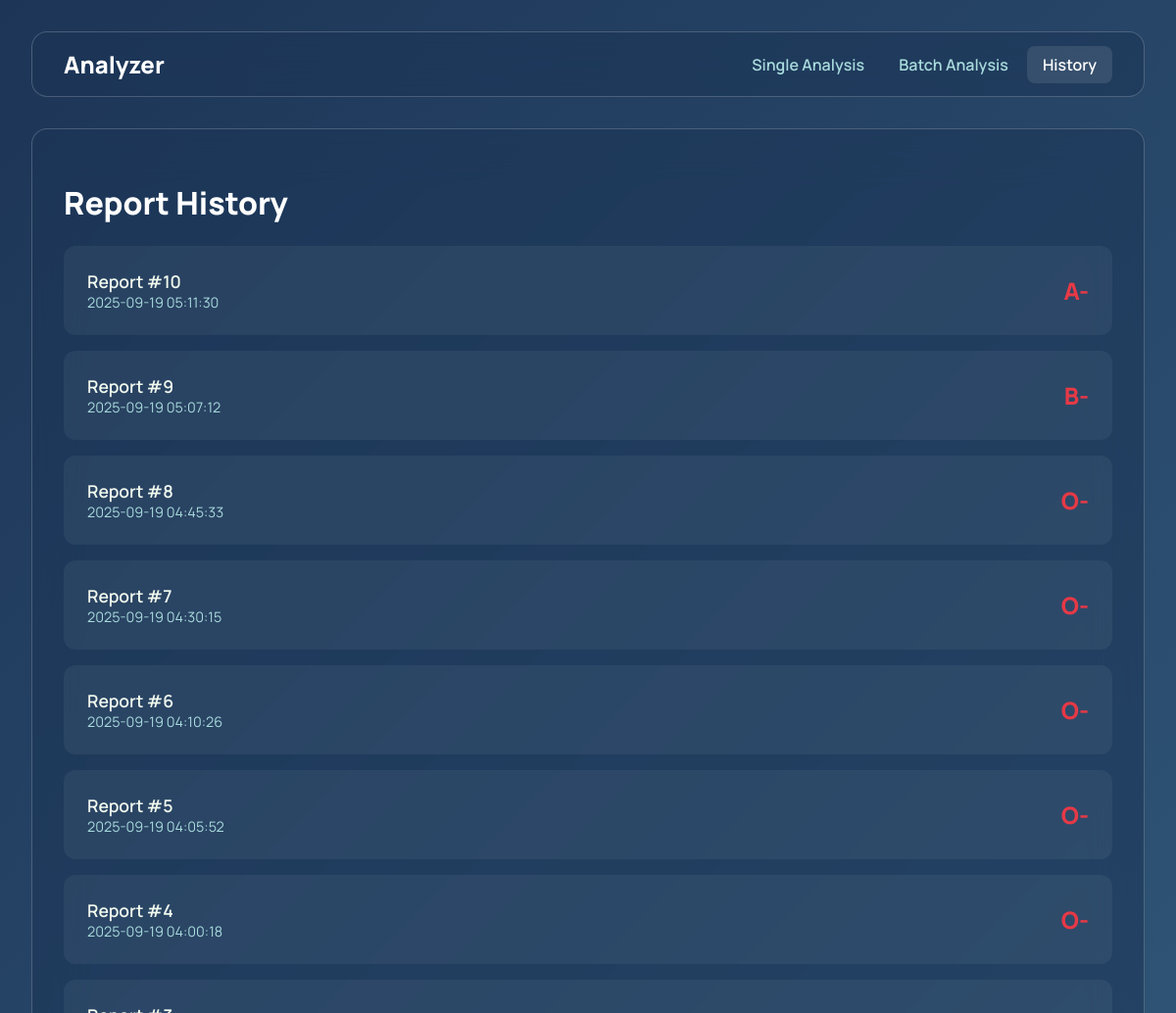
Before: /history (upper part) with the older database file.
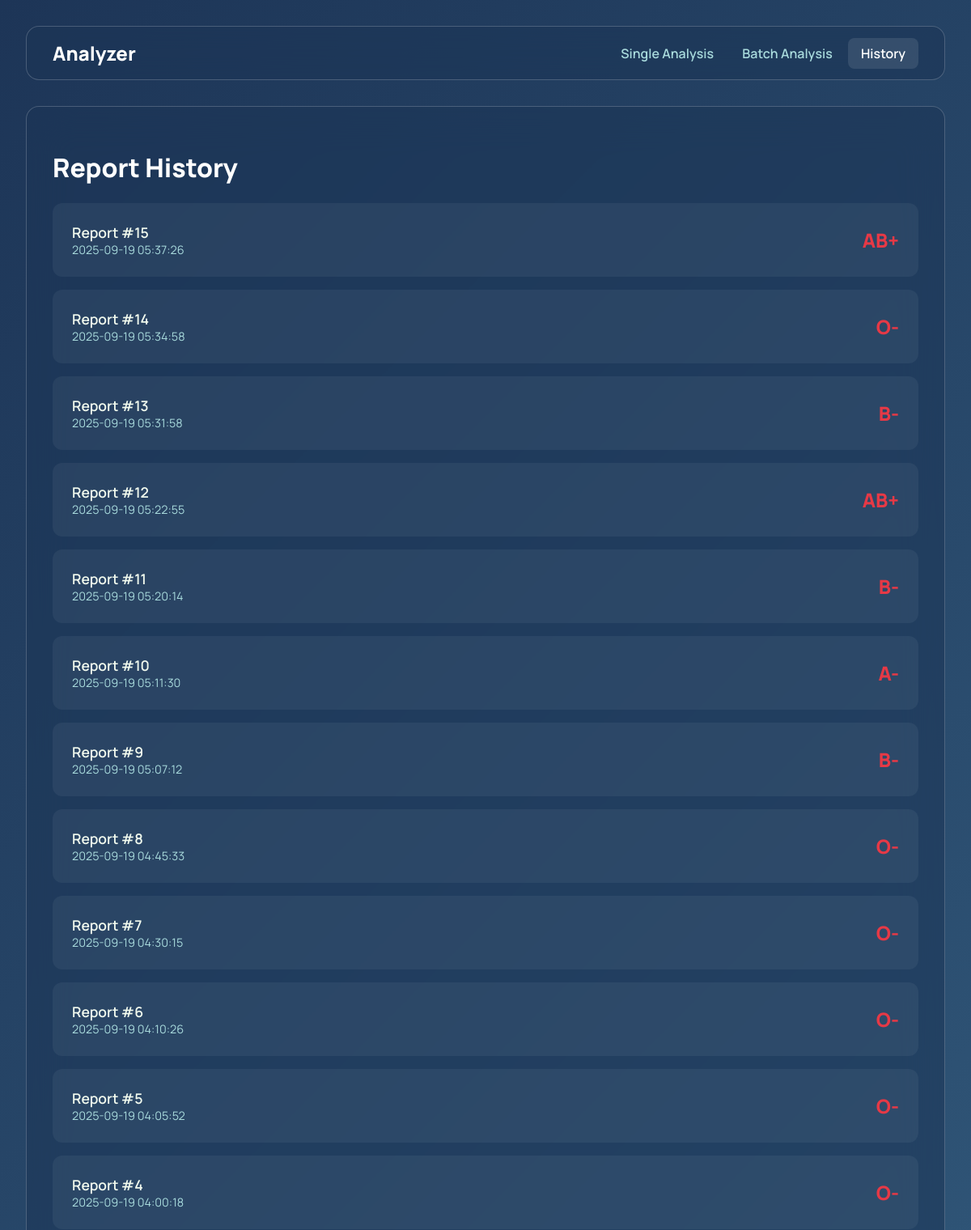
After: the same page with the newer database file.
### tables this page shows
CREATE TABLE reports (
  id INTEGER PRIMARY KEY AUTOINCREMENT,
  timestamp TEXT NOT NULL,
  blood_type TEXT NOT NULL,
  image_b64 TEXT NOT NULL,
  analysis_json TEXT NOT NULL
);

### app.py (the view)
@app.route('/history')
def history():
    db = get_db()
    reports = db.execute('SELECT id, timestamp, blood_type FROM reports ORDER BY timestamp DESC').fetchall()
    return render_template('history.html', reports=reports)

### app.py (called while the page is built)
def get_db():
    if 'db' not in g:
        g.db = sqlite3.connect(DATABASE)
        g.db.row_factory = sqlite3.Row
    return g.db

### templates/history.html (shortened to what this page needs)
{% extends "base.html" %}
{% block content %}
<div class="card">
    <h1>Report History</h1>
    {% if reports %}
        <ul class="report-list">
            {% for report in reports %}
                <li class="report-item">
                    <div>
                        <a href="{{ url_for('report', report_id=report.id) }}">Report #{{ report.id }}</a>
                        <div class="meta">{{ report.timestamp.split('.')[0] }}</div>
                    </div>
                    <div class="blood-type">{{ report.blood_type }}</div>
                </li>
            {% endfor %}
        </ul>
    {% else %}
        <p>No reports found. Perform an analysis to save a new report.</p>
    {% endif %}
</div>
{% endblock %}

### templates/base.html (shortened to what this page needs)
<!DOCTYPE html>
<html lang="en">
<head>
</head>
<body>
    <div class="main-container">
        <nav>
    <div class="logo">Analyzer</div>
    <div>
        <a href="{{ url_for('index') }}" class="{{ 'active' if request.endpoint == 'index' else '' }}">Single Analysis</a>
        <a href="{{ url_for('batch_process') }}" class="{{ 'active' if request.endpoint == 'batch_process' else '' }}">Batch Analysis</a>
        <a href="{{ url_for('history') }}" class="{{ 'active' if request.endpoint == 'history' else '' }}">History</a>
    </div>
</nav>
        <main>
            {% block content %}{% endblock %}
        </main>
    </div>
</body>
</html>

### templates/base.html (style rules this page uses)
:root { --accent-color: #e63946; --secondary-accent: #457b9d; --text-color: #f1faee; --text-muted: #a8dadc; --border-color: rgba(255, 255, 255, 0.2); --card-bg: rgba(29, 53, 87, 0.55); }
body { font-family: 'Manrope', sans-serif; background: linear-gradient(135deg, #1d3557, #457b9d, #a8dadc); background-size: 400% 400%; animation: gradientBG 15s ease infinite; color: var(--text-color); margin: 0; padding: 2rem; }
.main-container { max-width: 1200px; margin: auto; }
nav { background: var(--card-bg); backdrop-filter: blur(25px); -webkit-backdrop-filter: blur(25px); border-radius: 16px; border: 1px solid var(--border-color); padding: 1rem 2rem; margin-bottom: 2rem; display: flex; justify-content: space-between; align-items: center; }
nav .logo { font-size: 1.5rem; font-weight: 800; color: #fff; }
nav a { color: var(--text-muted); text-decoration: none; font-weight: 600; padding: 0.5rem 1rem; border-radius: 8px; transition: all 0.3s; }
nav a:hover, nav a.active { color: #fff; background-color: rgba(255,255,255,0.1); }

### templates/history.html (style rules this page uses)
.card { background: var(--card-bg); backdrop-filter: blur(25px); -webkit-backdrop-filter: blur(25px); border-radius: 16px; border: 1px solid var(--border-color); padding: 2rem; }
h1 { color: #fff; font-weight: 800; }
.report-list { list-style: none; padding: 0; }
.report-item { background: rgba(255,255,255,0.05); padding: 1.5rem; border-radius: 12px; margin-bottom: 1rem; display: flex; justify-content: space-between; align-items: center; transition: background-color 0.3s; }
.report-item a { color: var(--text-color); text-decoration: none; font-weight: 600; font-size: 1.1rem; }
.report-item .meta { font-size: 0.9rem; color: var(--text-muted); }
.report-item .blood-type { font-size: 1.5rem; font-weight: 800; color: var(--accent-color); }

Changed rows visible on the page:
added reports: id "15", timestamp "2025-09-19 05:37:26", blood_type "AB+"
added reports: id "14", timestamp "2025-09-19 05:34:58", blood_type "O-"
added reports: id "13", timestamp "2025-09-19 05:31:58", blood_type "B-"
added reports: id "12", timestamp "2025-09-19 05:22:55", blood_type "AB+"
added reports: id "11", timestamp "2025-09-19 05:20:14", blood_type "B-"
